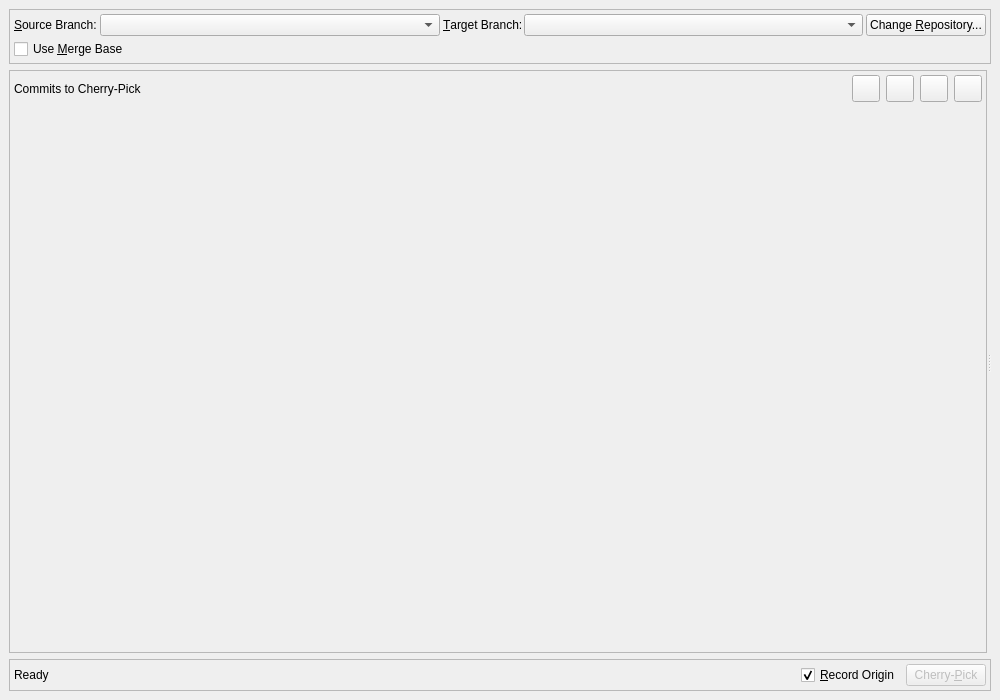
<?xml version="1.0" encoding="UTF-8"?>
<ui version="4.0">
 <class>PickBranchWindow</class>
 <widget class="QMainWindow" name="PickBranchWindow">
  <property name="geometry">
   <rect>
    <x>0</x>
    <y>0</y>
    <width>1000</width>
    <height>700</height>
   </rect>
  </property>
  <property name="windowTitle">
   <string>QGitc Cherry Pick</string>
  </property>
  <widget class="QWidget" name="centralwidget">
   <layout class="QVBoxLayout" name="verticalLayout_main">
    <item>
     <widget class="QFrame" name="frameBranchSelection">
      <property name="sizePolicy">
       <sizepolicy hsizetype="Preferred" vsizetype="Fixed">
        <horstretch>0</horstretch>
        <verstretch>0</verstretch>
       </sizepolicy>
      </property>
      <property name="frameShape">
       <enum>QFrame::Shape::StyledPanel</enum>
      </property>
      <property name="frameShadow">
       <enum>QFrame::Shadow::Raised</enum>
      </property>
      <layout class="QVBoxLayout" name="verticalLayout_branches">
       <property name="spacing">
        <number>3</number>
       </property>
       <property name="leftMargin">
        <number>4</number>
       </property>
       <property name="topMargin">
        <number>4</number>
       </property>
       <property name="rightMargin">
        <number>4</number>
       </property>
       <property name="bottomMargin">
        <number>4</number>
       </property>
       <item>
        <layout class="QHBoxLayout" name="horizontalLayout_branches">
         <item>
          <widget class="QLabel" name="labelSourceBranch">
           <property name="text">
            <string>&amp;Source Branch:</string>
           </property>
           <property name="buddy">
            <cstring>cbSourceBranch</cstring>
           </property>
          </widget>
         </item>
         <item>
          <widget class="QComboBox" name="cbSourceBranch">
           <property name="sizePolicy">
            <sizepolicy hsizetype="MinimumExpanding" vsizetype="Fixed">
             <horstretch>0</horstretch>
             <verstretch>0</verstretch>
            </sizepolicy>
           </property>
           <property name="toolTip">
            <string>Select the source branch to cherry-pick commits from</string>
           </property>
          </widget>
         </item>
         <item>
          <widget class="QLabel" name="labelTargetBranch">
           <property name="text">
            <string>&amp;Target Branch:</string>
           </property>
           <property name="buddy">
            <cstring>cbTargetBranch</cstring>
           </property>
          </widget>
         </item>
         <item>
          <widget class="QComboBox" name="cbTargetBranch">
           <property name="sizePolicy">
            <sizepolicy hsizetype="MinimumExpanding" vsizetype="Fixed">
             <horstretch>0</horstretch>
             <verstretch>0</verstretch>
            </sizepolicy>
           </property>
           <property name="toolTip">
            <string>Select the target branch to cherry-pick commits to (current branch)</string>
           </property>
          </widget>
         </item>
         <item>
          <widget class="QPushButton" name="btnShowLogWindow">
           <property name="text">
            <string>Change &amp;Repository...</string>
           </property>
          </widget>
         </item>
        </layout>
       </item>
       <item>
        <layout class="QHBoxLayout" name="horizontalLayout_options">
         <item>
          <widget class="QCheckBox" name="cbMergeBase">
           <property name="toolTip">
            <string>Use merge base to find commits unique to source branch (excludes common ancestors)</string>
           </property>
           <property name="text">
            <string>Use &amp;Merge Base</string>
           </property>
           <property name="checked">
            <bool>false</bool>
           </property>
          </widget>
         </item>
         <item>
          <spacer name="horizontalSpacer_options">
           <property name="orientation">
            <enum>Qt::Orientation::Horizontal</enum>
           </property>
           <property name="sizeHint" stdset="0">
            <size>
             <width>40</width>
             <height>20</height>
            </size>
           </property>
          </spacer>
         </item>
        </layout>
       </item>
      </layout>
     </widget>
    </item>
    <item>
     <widget class="QSplitter" name="splitterMain">
      <property name="orientation">
       <enum>Qt::Orientation::Horizontal</enum>
      </property>
      <widget class="QFrame" name="frameCommits">
       <property name="frameShape">
        <enum>QFrame::Shape::StyledPanel</enum>
       </property>
       <property name="frameShadow">
        <enum>QFrame::Shadow::Raised</enum>
       </property>
       <layout class="QVBoxLayout" name="verticalLayout_commits">
        <property name="leftMargin">
         <number>4</number>
        </property>
        <property name="topMargin">
         <number>4</number>
        </property>
        <property name="rightMargin">
         <number>4</number>
        </property>
        <property name="bottomMargin">
         <number>4</number>
        </property>
        <item>
         <layout class="QHBoxLayout" name="horizontalLayout_commits_header">
          <item>
           <widget class="QLabel" name="labelCommits">
            <property name="text">
             <string>Commits to Cherry-Pick</string>
            </property>
           </widget>
          </item>
          <item>
           <widget class="QtWaitingSpinner" name="spinnerCommits" native="true"/>
          </item>
          <item>
           <spacer name="horizontalSpacer_commits">
            <property name="orientation">
             <enum>Qt::Orientation::Horizontal</enum>
            </property>
            <property name="sizeHint" stdset="0">
             <size>
              <width>40</width>
              <height>20</height>
             </size>
            </property>
           </spacer>
          </item>
          <item>
           <widget class="ColoredIconToolButton" name="btnSelectAll">
            <property name="toolTip">
             <string>Select all commits</string>
            </property>
            <property name="text">
             <string/>
            </property>
            <property name="iconSize">
             <size>
              <width>20</width>
              <height>20</height>
             </size>
            </property>
           </widget>
          </item>
          <item>
           <widget class="ColoredIconToolButton" name="btnSelectNone">
            <property name="toolTip">
             <string>Deselect all commits</string>
            </property>
            <property name="text">
             <string/>
            </property>
            <property name="iconSize">
             <size>
              <width>20</width>
              <height>20</height>
             </size>
            </property>
           </widget>
          </item>
          <item>
           <widget class="ColoredIconToolButton" name="btnFilterCommits">
            <property name="toolTip">
             <string>Filter commits based on Commit Filters settings</string>
            </property>
            <property name="text">
             <string/>
            </property>
            <property name="iconSize">
             <size>
              <width>20</width>
              <height>20</height>
             </size>
            </property>
           </widget>
          </item>
          <item>
           <widget class="ColoredIconToolButton" name="btnSettings">
            <property name="toolTip">
             <string>Open cherry-pick settings</string>
            </property>
            <property name="text">
             <string/>
            </property>
            <property name="iconSize">
             <size>
              <width>20</width>
              <height>20</height>
             </size>
            </property>
           </widget>
          </item>
         </layout>
        </item>
        <item>
         <widget class="LogView" name="logView" native="true"/>
        </item>
       </layout>
      </widget>
      <widget class="QSplitter" name="splitterRight">
       <property name="orientation">
        <enum>Qt::Orientation::Vertical</enum>
       </property>
       <widget class="DiffView" name="diffView" native="true"/>
      </widget>
     </widget>
    </item>
    <item>
     <widget class="QFrame" name="frameActions">
      <property name="sizePolicy">
       <sizepolicy hsizetype="Preferred" vsizetype="Fixed">
        <horstretch>0</horstretch>
        <verstretch>0</verstretch>
       </sizepolicy>
      </property>
      <property name="frameShape">
       <enum>QFrame::Shape::StyledPanel</enum>
      </property>
      <property name="frameShadow">
       <enum>QFrame::Shadow::Raised</enum>
      </property>
      <layout class="QHBoxLayout" name="horizontalLayout_actions">
       <property name="leftMargin">
        <number>4</number>
       </property>
       <property name="topMargin">
        <number>4</number>
       </property>
       <property name="rightMargin">
        <number>4</number>
       </property>
       <property name="bottomMargin">
        <number>4</number>
       </property>
       <item>
        <widget class="QLabel" name="labelStatus">
         <property name="text">
          <string>Ready</string>
         </property>
        </widget>
       </item>
       <item>
        <spacer name="horizontalSpacer_actions">
         <property name="orientation">
          <enum>Qt::Orientation::Horizontal</enum>
         </property>
         <property name="sizeHint" stdset="0">
          <size>
           <width>40</width>
           <height>20</height>
          </size>
         </property>
        </spacer>
       </item>
       <item>
        <widget class="QCheckBox" name="cbRecordOrigin">
         <property name="toolTip">
          <string>Record the origin commit SHA in the cherry-picked commit message (-x option)</string>
         </property>
         <property name="text">
          <string>&amp;Record Origin</string>
         </property>
         <property name="checked">
          <bool>true</bool>
         </property>
        </widget>
       </item>
       <item>
        <widget class="QPushButton" name="btnCherryPick">
         <property name="enabled">
          <bool>false</bool>
         </property>
         <property name="toolTip">
          <string>Cherry-pick selected commits to target branch</string>
         </property>
         <property name="text">
          <string>Cherry-&amp;Pick</string>
         </property>
        </widget>
       </item>
      </layout>
     </widget>
    </item>
   </layout>
  </widget>
 </widget>
 <customwidgets>
  <customwidget>
   <class>QtWaitingSpinner</class>
   <extends>QWidget</extends>
   <header>waitingspinnerwidget.h</header>
   <container>1</container>
  </customwidget>
  <customwidget>
   <class>ColoredIconToolButton</class>
   <extends>QToolButton</extends>
   <header>coloredicontoolbutton.h</header>
  </customwidget>
  <customwidget>
   <class>LogView</class>
   <extends>QWidget</extends>
   <header>logview.h</header>
   <container>1</container>
  </customwidget>
  <customwidget>
   <class>DiffView</class>
   <extends>QWidget</extends>
   <header>diffview.h</header>
   <container>1</container>
  </customwidget>
 </customwidgets>
 <tabstops>
  <tabstop>cbSourceBranch</tabstop>
  <tabstop>cbTargetBranch</tabstop>
  <tabstop>btnShowLogWindow</tabstop>
  <tabstop>cbMergeBase</tabstop>
  <tabstop>btnSelectAll</tabstop>
  <tabstop>btnSelectNone</tabstop>
  <tabstop>btnCherryPick</tabstop>
 </tabstops>
 <resources/>
 <connections/>
</ui>
